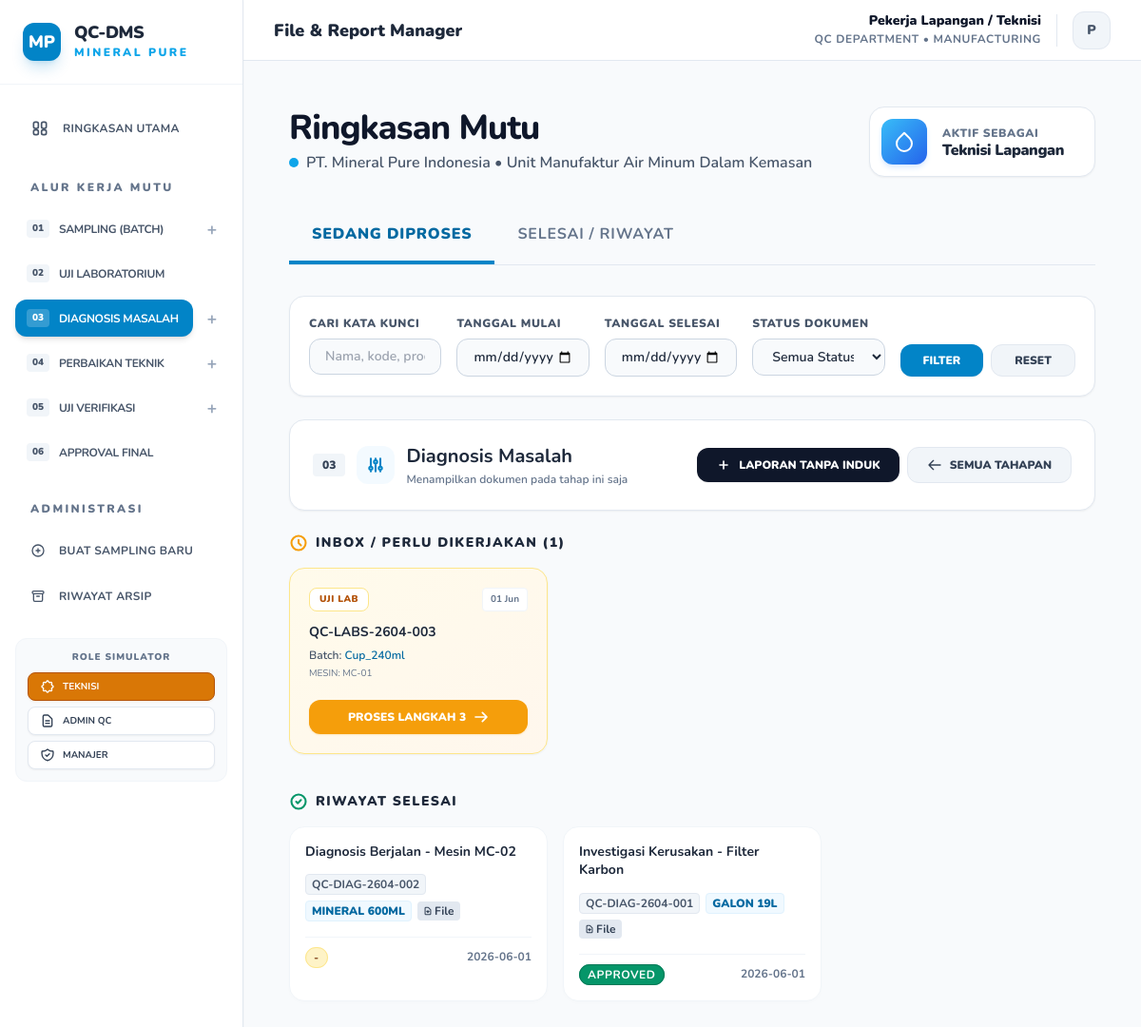
Page /index.php?filter=step3 on the earlier database version.
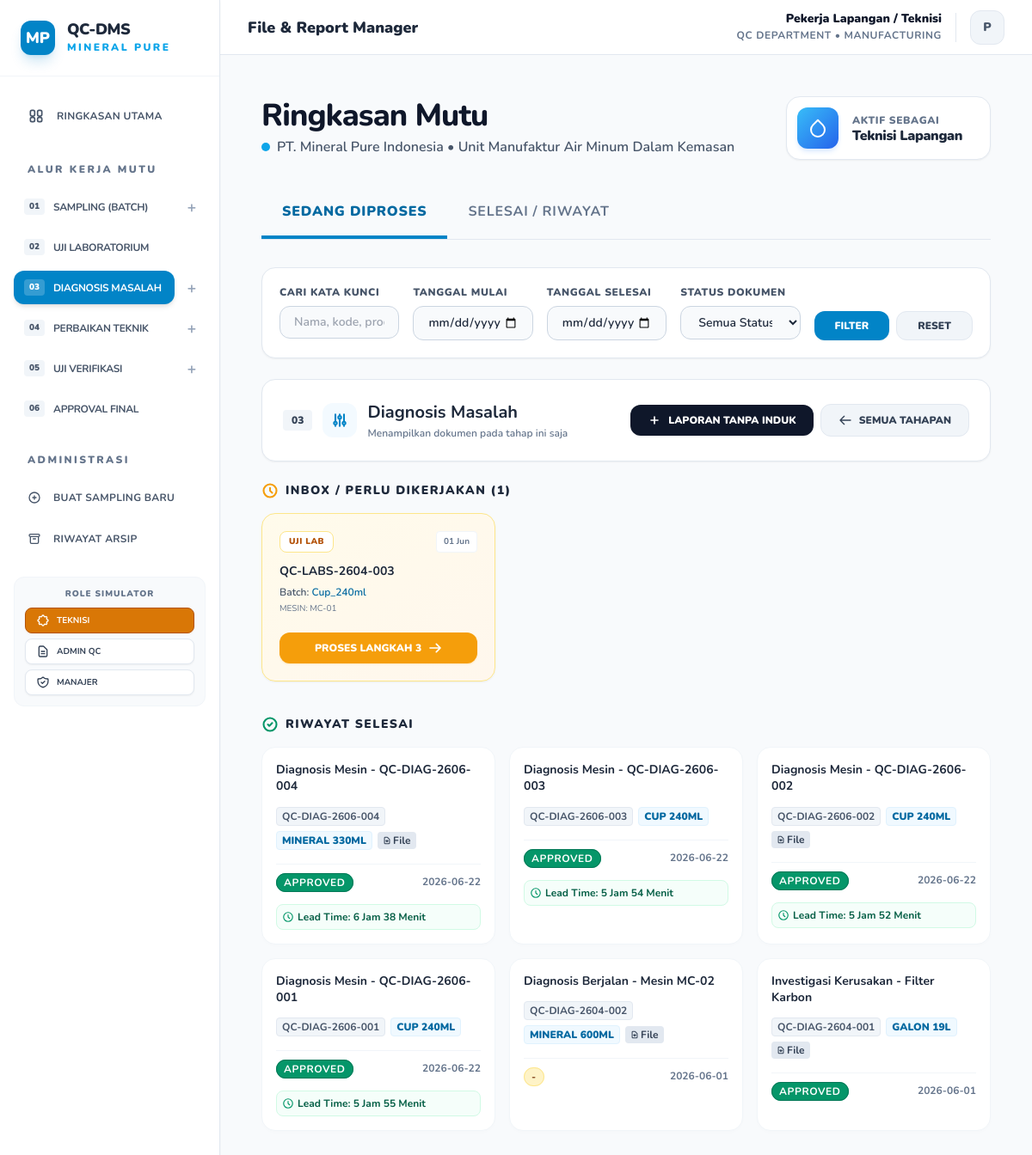
Same page on the later database version.
### tables this page shows
CREATE TABLE documents (
        id INTEGER PRIMARY KEY AUTOINCREMENT,
        no_dokumen TEXT UNIQUE,
        nama_dokumen TEXT,
        produk TEXT,
        jenis TEXT,
        tanggal TEXT,
        inspector TEXT,
        machine_id TEXT,
        admin_entry_name TEXT,
        status TEXT,
        status_mutu TEXT DEFAULT 'Passed',
        approval_status TEXT DEFAULT 'Waiting Approval',
        approved_by TEXT,
        link TEXT,
        deskripsi TEXT,
        folder_path TEXT,
        parent_doc_id INTEGER,
        ph TEXT,
        tds TEXT,
        kekeruhan TEXT,
        created_at DATETIME,
        approved_at DATETIME,
        archived_at DATETIME
    , file_path TEXT, external_link TEXT);

### db.php (called while the page is built, shortened)
<?php
function formatLeadTime($created, $approved) {
    $t1 = strtotime($created);
    $t2 = strtotime($approved);
    $diff = $t2 - $t1;
    $days = floor($diff / 86400);
    $hours = floor(($diff % 86400) / 3600);
    $minutes = floor(($diff % 3600) / 60);
    $result = [];
    if ($hours > 0) {
        $result[] = $hours . " Jam";
    }
    if ($minutes > 0 || empty($result)) {
        $result[] = $minutes . " Menit";
    }
    return implode(" ", $result);
}
?>

### index.php (the view, shortened to what the changed rows need)
<?php
require 'db.php';
$filter = $_GET['filter'] ?? null;
$status_filter = $_GET['status_filter'] ?? null;
$query = "SELECT * FROM documents WHERE 1=1";
$params = [];
if ($status_filter === 'Approved') {
    $query .= " AND (approval_status = 'Approved' OR status = 'Archived')";
} elseif ($status_filter === 'Pending') {
    $query .= " AND (status = 'Pending' OR approval_status = 'Waiting Approval')";
} elseif ($status_filter === 'Hold') {
    $query .= " AND (status = 'Hold' OR approval_status = 'Hold')";
} else {
    if ($filter == 'step6') {
        $query .= " AND status NOT IN ('Rejected')";
    } else {
        $query .= " AND status NOT IN ('Archived', 'Rejected')";
    }
}
if ($filter == 'waiting') {
    $query .= " AND approval_status = 'Waiting Approval'";
} elseif ($filter == 'step1') {
    $query .= " AND jenis = 'Catatan_Batch'";
} elseif ($filter == 'step2') {
    $query .= " AND jenis = 'Uji_Lab'";
} elseif ($filter == 'step3') {
    $query .= " AND jenis = 'Diagnosis_Mesin'";
} elseif ($filter == 'step4') {
    $query .= " AND jenis = 'Laporan_Perbaikan'";
} elseif ($filter == 'step5') {
    $query .= " AND jenis = 'Uji_Ulang'";
} elseif ($filter == 'step6') {
    $query .= " AND jenis = 'Approval_Manager'";
}
$pending_tasks = [];
if ($filter && $filter !== 'waiting') {
    $inbox_query = "";
    if ($filter == 'step2') {
        $inbox_query = "SELECT * FROM documents WHERE jenis = 'Catatan_Batch' AND status != 'Rejected' AND id NOT IN (SELECT parent_doc_id FROM documents WHERE parent_doc_id IS NOT NULL)";
    } elseif ($filter == 'step3') {
        $inbox_query = "SELECT * FROM documents WHERE jenis = 'Uji_Lab' AND status_mutu = 'Reject' AND id NOT IN (SELECT parent_doc_id FROM documents WHERE parent_doc_id IS NOT NULL)";
    } elseif ($filter == 'step4') {
        $inbox_query = "SELECT * FROM documents WHERE jenis = 'Diagnosis_Mesin' AND approval_status = 'Approved' AND id NOT IN (SELECT parent_doc_id FROM documents WHERE parent_doc_id IS NOT NULL)";
    } elseif ($filter == 'step5') {
        $inbox_query = "SELECT * FROM documents WHERE jenis = 'Laporan_Perbaikan' AND status != 'Rejected' AND id NOT IN (SELECT parent_doc_id FROM documents WHERE parent_doc_id IS NOT NULL)";
    }
    if (!empty($inbox_query)) {
        $stmt_inbox = $pdo->query($inbox_query);
        $pending_tasks = $stmt_inbox->fetchAll(PDO::FETCH_ASSOC);
    }
}
$query .= " ORDER BY tanggal DESC, id DESC";
$stmt = $pdo->prepare($query);
$stmt->execute($params);
$files = $stmt->fetchAll(PDO::FETCH_ASSOC);
$jenis_to_step = [
    'Catatan_Batch' => 'step1',
    'Uji_Lab' => 'step2',
    'Diagnosis_Mesin' => 'step3',
    'Laporan_Perbaikan' => 'step4',
    'Uji_Ulang' => 'step5',
    'Approval_Manager' => 'step6'
];
$pipeline_data = [
    'step1' => [],
    'step2' => [],
    'step3' => [],
    'step4' => [],
    'step5' => [],
    'step6' => []
];
foreach ($files as $file) {
    $s_key = $jenis_to_step[$file['jenis']] ?? null;
    if ($s_key) {
        $pipeline_data[$s_key][] = $file;
    }
}
?>
<!DOCTYPE html>
<html lang="id">
<head>
    <script src="https://cdn.tailwindcss.com"></script>
</head>
<body class="antialiased">
    <?php include 'sidebar.php'; ?>
    <div class="p-4 max-w-7xl mx-auto">
        <div class="mb-8 flex flex-col md:flex-row justify-between items-start md:items-center gap-6">
            <div>
                <h1 class="text-3xl md:text-4xl font-extrabold tracking-tight text-slate-900">Ringkasan Mutu</h1>
            </div>
        </div>
        <?php if ($filter && $filter !== 'waiting'):
            $step_info = $steps_config[$filter] ?? null;
            $step_files = $pipeline_data[$filter] ?? [];
        ?>
            <div class="mb-6 bg-white p-6 rounded-2xl border border-slate-200 shadow-sm flex flex-col sm:flex-row justify-between items-start sm:items-center gap-4">
                <div class="flex items-center gap-3">
                    <div>
                        <h2 class="text-xl font-bold text-slate-800"><?= $step_info['title'] ?></h2>
                    </div>
                </div>
            </div>
            <?php if (!empty($pending_tasks)): ?>
            <div class="mb-10">
                <div class="grid grid-cols-1 md:grid-cols-2 lg:grid-cols-3 gap-4">
                    <?php foreach ($pending_tasks as $ptask):
                        $can_process = false;
                        if ($_SESSION['role'] == 'Pekerja_Lapangan' && in_array($filter, ['step1', 'step3', 'step4', 'step5'])) $can_process = true;
                        $step_num = str_replace('step', '', $filter);
                    ?>
                        <div class="bg-gradient-to-br from-amber-50 to-orange-50 border border-amber-200 p-5 rounded-2xl shadow-sm flex flex-col justify-between hover:shadow-md transition-shadow">
                            <div>
                                <div class="flex justify-between items-start mb-3">
                                    <span class="text-[10px] font-black px-2.5 py-1 bg-white border border-amber-200 text-amber-700 rounded-lg uppercase tracking-wider"><?= htmlspecialchars(str_replace('_', ' ', $ptask['jenis'])) ?></span>
                                    <span class="text-[10px] font-bold text-slate-500 bg-white px-2 py-1 rounded border border-slate-100"><?= date('d M', strtotime($ptask['tanggal'])) ?></span>
                                </div>
                                <h4 class="font-bold text-slate-800 text-sm mb-1.5"><?= htmlspecialchars($ptask['no_dokumen']) ?></h4>
                                <p class="text-xs text-slate-600 font-semibold mb-1">Batch: <span class="text-sky-700"><?= htmlspecialchars($ptask['produk']) ?></span></p>
                                <p class="text-[10px] text-slate-500 uppercase">Mesin: <?= htmlspecialchars($ptask['machine_id'] ?? '-') ?></p>
                            </div>
                            <?php if ($can_process): ?>
                                <a href="add.php?step=<?= $step_num ?>&parent_doc_id=<?= $ptask['id'] ?>" class="mt-5 w-full py-2.5 bg-amber-500 hover:bg-amber-600 text-white text-xs font-black uppercase text-center rounded-xl transition-all flex items-center justify-center gap-2 shadow-sm shadow-amber-500/20">
                                    Proses Langkah <?= $step_num ?>
                                    <svg class="w-4 h-4" fill="none" stroke="currentColor" viewBox="0 0 24 24"><path stroke-linecap="round" stroke-linejoin="round" stroke-width="2.5" d="M14 5l7 7m0 0l-7 7m7-7H3"></path></svg>
                                </a>
                            <?php else: ?>
                                <div class="mt-5 w-full py-2.5 bg-white text-slate-400 text-xs font-black uppercase text-center rounded-xl border border-slate-200">
                                    Menunggu Tim Terkait
                                </div>
                            <?php endif; ?>
                        </div>
                    <?php endforeach; ?>
                </div>
            </div>
            <?php endif; ?>
            <div class="grid grid-cols-1 md:grid-cols-2 lg:grid-cols-3 gap-4 mb-16">
                <?php if (empty($step_files)): ?>
                    <div class="col-span-full py-16 text-center bg-white rounded-2xl border border-slate-200 p-8">
                        <svg class="w-12 h-12 text-slate-300 mx-auto mb-3" fill="none" stroke="currentColor" viewBox="0 0 24 24" xmlns="http://www.w3.org/2000/svg">
                            <path stroke-linecap="round" stroke-linejoin="round" stroke-width="2" d="M9 12h6m-6 4h6m2 5H7a2 2 0 01-2-2V5a2 2 0 012-2h5.586a1 1 0 01.707.293l5.414 5.414a1 1 0 01.293.707V19a2 2 0 01-2 2z"></path>
                        </svg>
                        <p class="text-sm font-black text-slate-400 uppercase tracking-wider">Tidak ada dokumen di tahap ini</p>
                    </div>
                <?php else: ?>
                    <?php foreach ($step_files as $file): ?>
                        <?= renderDocumentCard($file, $pdo) ?>
                    <?php endforeach; ?>
                <?php endif; ?>
            </div>
        <?php endif; ?>
    </main>
    </div>
    </div>
</body>
</html>
<?php
function renderDocumentCard($file, $pdo) {
    ?>
    <a href="view.php?id=<?= $file['id'] ?>" class="doc-card">
        <p class="font-bold text-slate-800 text-sm leading-snug hover:text-sky-600 transition-colors">
            <?= htmlspecialchars($file['nama_dokumen']) ?>
        </p>
        <div class="flex flex-wrap items-center gap-1.5 mt-1.5">
            <span class="text-xs font-mono font-bold text-slate-600 bg-slate-100 px-1.5 py-0.5 rounded border border-slate-200">
                <?= htmlspecialchars($file['no_dokumen']) ?>
            </span>
            <span class="text-xs font-black text-sky-700 bg-sky-50 px-1.5 py-0.5 rounded uppercase border border-sky-100">
                <?= str_replace('_', ' ', $file['produk']) ?>
            </span>
            <?php if (!empty($file['file_path'])): ?>
                <span class="text-xs font-bold bg-slate-200 text-slate-700 px-1.5 py-0.5 rounded flex items-center gap-0.5">
                    File
                </span>
            <?php endif; ?>
        </div>
        <div class="flex items-center justify-between gap-2 mt-2 pt-2 border-t border-slate-100">
            <div>
                <?php
                if ($file['jenis'] == 'Diagnosis_Mesin' || $file['jenis'] == 'Approval_Manager') {
                    $status_app = $file['approval_status'] ?? 'Waiting Approval';
                    if ($status_app == 'Approved') {
                        $bg_class = 'bg-emerald-600 text-white border-emerald-700';
                    } elseif ($status_app == 'Rejected') {
                        $bg_class = 'bg-rose-600 text-white border-rose-700';
                    } elseif ($status_app == 'Hold') {
                        $bg_class = 'bg-amber-500 text-white border-amber-600';
                    } else {
                        $bg_class = 'bg-amber-100 text-amber-900 border-amber-200';
                    }
                    echo "<span class='px-2 py-0.5 border rounded-full text-xs font-bold uppercase tracking-wider $bg_class'>$status_app</span>";
                    $badge_shown = true;
                }
                ?>
            </div>
            <span class="text-xs font-bold text-slate-500">
                <?= htmlspecialchars($file['tanggal']) ?>
            </span>
        </div>
        <?php if ($file['jenis'] == 'Approval_Manager' && !empty($file['approved_at'])): ?>
            <div class="mt-1.5 p-1.5 bg-emerald-50/50 rounded-lg text-xs font-bold text-emerald-800 border border-emerald-100 flex items-center gap-1">
                <svg class="w-3.5 h-3.5 text-emerald-600 flex-shrink-0" fill="none" stroke="currentColor" viewBox="0 0 24 24" xmlns="http://www.w3.org/2000/svg">
                    <path stroke-linecap="round" stroke-linejoin="round" stroke-width="2" d="M12 8v4l3 3m6-3a9 9 0 11-18 0 9 9 0 0118 0z"></path>
                </svg>
                <span>Downtime: <?= getRepairDowntime($file, $pdo) ?></span>
            </div>
        <?php elseif (!empty($file['approved_at'])): ?>
            <div class="mt-1.5 p-1.5 bg-emerald-50/50 rounded-lg text-xs font-bold text-emerald-800 border border-emerald-100 flex items-center gap-1">
                <svg class="w-3.5 h-3.5 text-emerald-600 flex-shrink-0" fill="none" stroke="currentColor" viewBox="0 0 24 24" xmlns="http://www.w3.org/2000/svg">
                    <path stroke-linecap="round" stroke-linejoin="round" stroke-width="2" d="M12 8v4l3 3m6-3a9 9 0 11-18 0 9 9 0 0118 0z"></path>
                </svg>
                <span>Lead Time: <?= formatLeadTime($file['created_at'], $file['approved_at']) ?></span>
            </div>
        <?php endif; ?>
    </a>
    <?php
    return ob_get_clean();
}
?>

### sidebar.php (shortened to what the changed rows need)
<?php
$current_page = basename($_SERVER['PHP_SELF']);
?>
<script src="https://cdn.tailwindcss.com"></script>
<div class="flex h-screen bg-slate-50 font-sans overflow-hidden main-layout">
    <div id="mobileSidebar" class="w-64 bg-white border-r border-slate-200 flex-col flex-shrink-0 shadow-sm no-print sidebar-container hidden md:flex relative z-50 h-full transition-transform duration-300">
        <div class="p-6 bg-white flex items-center gap-3.5 border-b border-slate-100">
            <div>
                <h1 class="text-lg font-black tracking-tight text-slate-800 leading-none">QC-DMS</h1>
            </div>
        </div>
        <nav class="flex-grow py-6 px-4 overflow-y-auto">
            <ul class="space-y-2">
                <?php foreach ($steps_config as $key => $val):
                    $is_active = (isset($_GET['filter']) && $_GET['filter'] == $key);
                    $step_num = $val['step_val'];
                    $can_add = false;
                    if ($_SESSION['role'] == 'Pekerja_Lapangan' && in_array($step_num, [1, 3, 4, 5])) $can_add = true;
                ?>
                <li>
                    <div class="flex items-center gap-1 group">
                        <a href="index.php?filter=<?= $key ?>"
                           class="flex-grow flex items-center gap-2.5 px-3 py-2.5 rounded-xl transition-all duration-200 <?= $is_active ? 'bg-sky-600 text-white shadow-md' : 'text-slate-600 hover:bg-slate-50 hover:text-sky-600' ?>">
                            <span class="text-[10px] font-black px-1.5 py-0.5 rounded <?= $is_active ? 'bg-white/20 text-white' : 'bg-slate-100 text-slate-600' ?>"><?= $val['num'] ?></span>
                            <span class="font-bold text-xs uppercase tracking-tight"><?= $val['title'] ?></span>
                        </a>
                        <?php if ($can_add): ?>
                        <a href="add.php?step=<?= $step_num ?>" class="w-8 h-8 flex items-center justify-center text-slate-400 hover:text-sky-600 font-bold transition-all text-lg rounded-lg hover:bg-slate-100" title="Input Baru">+</a>
                        <?php endif; ?>
                    </div>
                </li>
                <?php endforeach; ?>
            </ul>
        </nav>
    </div>
    <div class="flex-grow flex flex-col h-screen overflow-hidden w-full">
        <header class="h-16 bg-white border-b border-slate-200 items-center justify-between px-4 md:px-8 flex-shrink-0 z-10 no-print desktop-topbar hidden md:flex">
            <div class="flex items-center gap-4">
                <h2 class="text-lg font-black text-slate-800 truncate">
                    <?php
                        if($current_page == 'index.php') echo "File & Report Manager";
                        elseif($current_page == 'add.php') echo "Upload Quality Control";
                        else echo "Quality Analysis Detail";
                    ?>
                </h2>
            </div>
        </header>
        <main class="flex-grow overflow-y-auto bg-slate-50 p-4 md:p-8 relative mobile-content-area">

Differences in the rows shown:
added documents: nama_dokumen "Diagnosis Mesin - QC-DIAG-2606-004", no_dokumen "QC-DIAG-2606-004", produk "MINERAL 330ML", shows "File", approval_status "APPROVED", tanggal "2026-06-22", created_at+approved_at "6 Jam 38 Menit"
added documents: nama_dokumen "Diagnosis Mesin - QC-DIAG-2606-003", no_dokumen "QC-DIAG-2606-003", produk "CUP 240ML", approval_status "APPROVED", tanggal "2026-06-22", created_at+approved_at "5 Jam 54 Menit"
added documents: nama_dokumen "Diagnosis Mesin - QC-DIAG-2606-002", no_dokumen "QC-DIAG-2606-002", produk "CUP 240ML", shows "File", approval_status "APPROVED", tanggal "2026-06-22", created_at+approved_at "5 Jam 52 Menit"
added documents: nama_dokumen "Diagnosis Mesin - QC-DIAG-2606-001", no_dokumen "QC-DIAG-2606-001", produk "CUP 240ML", approval_status "APPROVED", tanggal "2026-06-22", created_at+approved_at "5 Jam 55 Menit"
